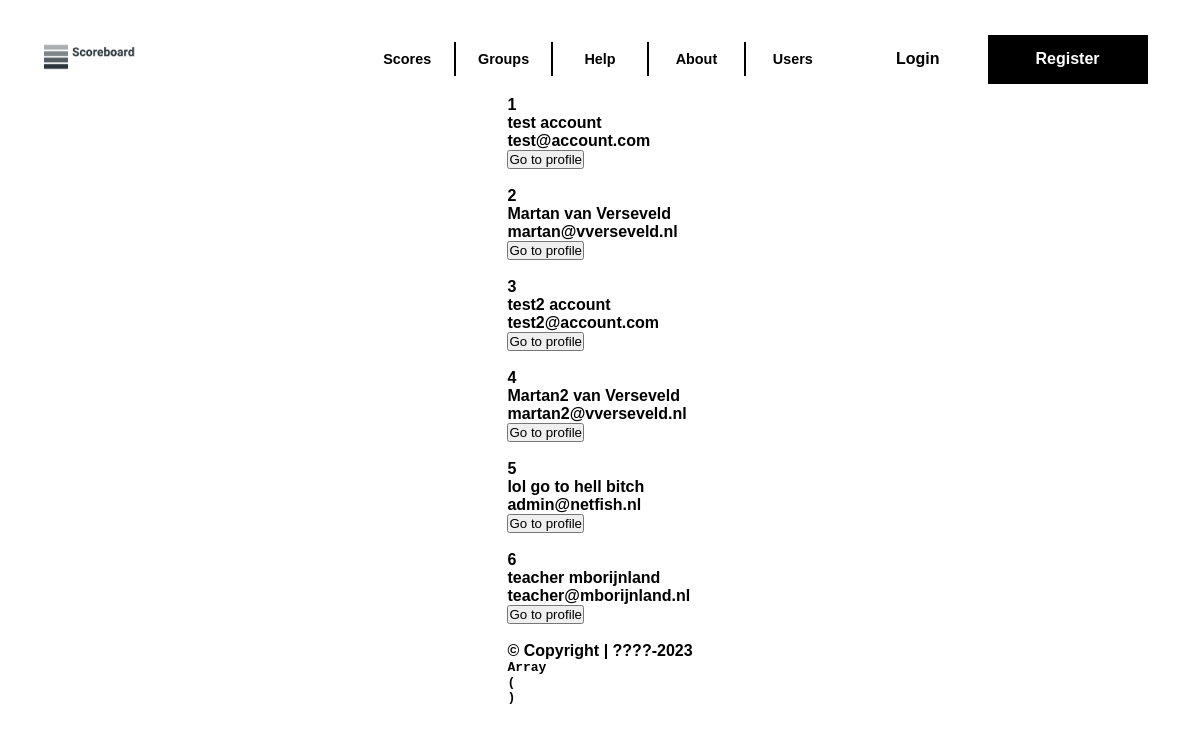
Page /index.php?page=users on the committed database.
### tables this page shows
CREATE TABLE `user` (
  `id` int NOT NULL,
  `email` varchar(32) NOT NULL,
  `firstname` varchar(8) NOT NULL,
  `lastname` varchar(24) NOT NULL,
  `password` varchar(128) NOT NULL,
  `class` varchar(9) DEFAULT NULL,
  `role` enum('student','teacher','roleless') DEFAULT 'roleless'
);

### html/src/inc/class_autoloader.inc.php (called while the page is built, shortened)
<?php
spl_autoload_register(function ($class) {
    $class = str_replace('\\', '/', $class);
    $baseDir = "{$_SERVER['DOCUMENT_ROOT']}/src/class";
    $extension = ".class.php";
    $fullPath = "$baseDir/$class$extension";
});

### html/src/class/Dbh.class.php (called while the page is built, shortened)
<?php
class Dbh
{
    protected static $pdo;
    public static function startConnection()
    {
        $dsn = "mysql:host=". DB_HOST .";port=". DB_PORT .";dbname=". DB_NAME;
        $user = DB_USER;
        $password = DB_PASS;
        try {
            self::$pdo = new PDO($dsn, $user, $password);
            self::$pdo->setAttribute(PDO::ATTR_ERRMODE, PDO::ERRMODE_EXCEPTION);
        } catch(PDOException $e) {
            echo "Connection failed: " . $e->getMessage();
            return false;
        }
        return true;
    }
    public static function getConnection()
    {
        return self::$pdo;
    }
}

### html/src/class/User.class.php (called while the page is built, shortened)
<?php
class User
{
    private static $pdo;
    public static function initialize(): void
    {
        self::$pdo = Dbh::getConnection();
    }
    public static function getUsers()
    {
        $query = "
            SELECT id, firstname, lastname, email
            FROM `user`;
        ";
        $sto = self::$pdo->prepare($query);
        $sto->execute();
        $results = $sto->fetchAll(PDO::FETCH_ASSOC);
        return $results;
    }
}

### html/src/class/PageRenderer.class.php (called while the page is built, shortened)
<?php
class PageRenderer
{
    private static $incDir;
    private static $pagesPath;
    public static function initialize()
    {
        self::$incDir = $_SERVER['DOCUMENT_ROOT'] . "/src/inc";
        self::$pagesPath = $_SERVER['DOCUMENT_ROOT'] . "/pages";
    }
    public static function renderPage($page)
    {
        $page = htmlspecialchars(trim($page));
        $pagePath = self::$pagesPath . "/$page.php";
        $errorPath = $_SERVER['DOCUMENT_ROOT'] . "/src/errors/404.php";
        require_once self::$incDir . "/header.inc.php";
        require_once (file_exists($pagePath)) ? $pagePath : $errorPath;
        require_once self::$incDir . "/footer.inc.php";
    }
}

### html/index.php (called while the page is built, shortened)
<?php
PageRenderer::renderPage(sanitizeInput($_GET['page']));

### html/pages/users.php (the view)
<?php
$users = User::getUsers();
foreach ($users as $user) {
    echo "
        <div class='user-card'>
            <p id='user-id'>{$user['id']}</p>
            <p id='user-name'>{$user['firstname']} {$user['lastname']}</p>
            <p id='user-email'>{$user['email']}</p>
            <a href='/index.php?page=user_info&id={$user['id']}'><button>Go to profile</button></a>
        </div><br>
    ";
}

### html/css/style.css (style rules this page uses)
*, *::before, *::after { margin: 0; padding: 0; box-sizing: border-box; }
html, body { width: 100vw; height: 100vh; background-color: #ffffff; display: grid; place-content: center; font-family: 'Helvetica', sans-serif; font-weight: 600; }

### rows in the picture
user: id "1", firstname "test", lastname "account", email "test@account.com"
user: id "2", firstname "Martan", lastname "van Verseveld", email "martan@vverseveld.nl"
user: id "3", firstname "test2", lastname "account", email "test2@account.com"
user: id "4", firstname "Martan2", lastname "van Verseveld", email "martan2@vverseveld.nl"
user: id "5", firstname "lol", lastname "go to hell bitch", email "admin@netfish.nl"
user: id "6", firstname "teacher", lastname "mborijnland", email "teacher@mborijnland.nl"
